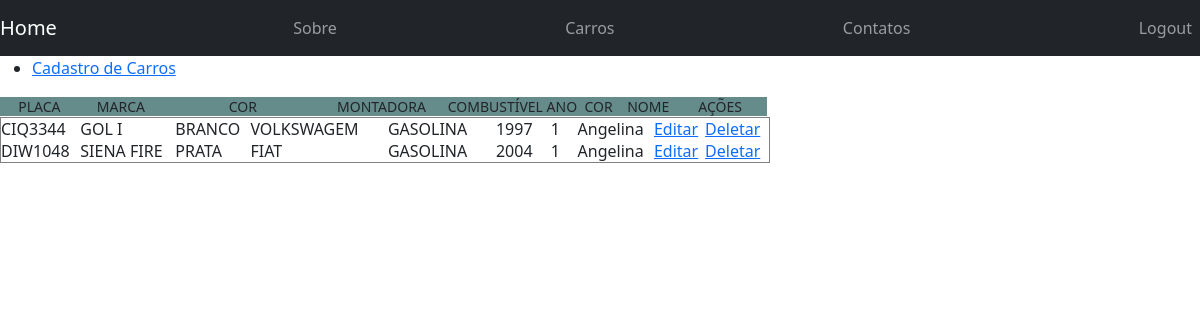
Screenshot of /carros.php with the database file from the repository.
### tables this page shows
CREATE TABLE IF NOT EXISTS `tb_carros` (
  `id_carros` int(11) NOT NULL AUTO_INCREMENT,
  `placa` varchar(20) NOT NULL,
  `cor` varchar(20) NOT NULL,
  `marca` varchar(20) NOT NULL,
  `montadora` varchar(20) NOT NULL,
  `combustivel` varchar(20) NOT NULL,
  `ano` int(4) NOT NULL ,
  `id_contatos` int(11) NOT NULL ,
  CONSTRAINT PK_CARROS_LOCADORA PRIMARY KEY(id_carros, placa ) 

);

CREATE TABLE IF NOT EXISTS `tb_contatos` (
  `id_contato` int(11) NOT NULL AUTO_INCREMENT,
  `nome` varchar(255) NOT NULL,
  `sobrenome` varchar(255) NOT NULL,
  `email` varchar(255) NOT NULL,
  `tel` varchar(255) DEFAULT NULL,
  `cel` varchar(255) DEFAULT NULL,
 
  PRIMARY KEY (`id_contato`)
);

### carros.php (the view, shortened to what this page needs)
<link href="https://cdn.jsdelivr.net/npm/bootstrap@5.0.1/dist/css/bootstrap.min.css" rel="stylesheet">
    <nav class="navbar navbar-expand-sm navbar-dark bg-dark justify-content-between">
		<a class="navbar-brand"  href="home.php">Home</a>
		<ul class="navbar-nav">
			<li class="nav-item">
			<a class="nav-link" href="sobre.php">Sobre </a>
			</li>
		</ul>
		<ul  class="navbar-nav">
			<li class="nav-item">
			<a class="nav-link" href="carros.php">Carros</a>
			</li>
		</ul>
		<ul  class="navbar-nav">
			<li class="nav-item">
			<a class="nav-link" href="contatos.php">Contatos</a>
			</li>
		</ul>
		<ul  class="navbar-nav ">
			<li class="nav-item">
			<a class="nav-link" href="logout.php">Logout</a>
			</li>
		</ul>
	</nav>
<?php
$query_select_carros="SELECT tb_carros.id_carros,tb_carros.placa,tb_carros.cor,tb_carros.marca,tb_carros.montadora,tb_carros.combustivel,tb_carros.ano,tb_carros.id_contatos,tb_contatos.id_contato,tb_contatos.nome FROM tb_carros,tb_contatos where tb_contatos.id_contato=tb_carros.id_contatos";
$sql_select_carros=mysql_query($query_select_carros);
?>
<!DOCTYPE html>
<html>
<head>
</head>
<body>
<ul>
	<li><a href="inserir_carros.php">Cadastro de Carros</a></li>
</ul>
<font style="background-color: #668B8B;font-size: 14px  ">
&nbsp;&nbsp;&nbsp;&nbsp;
PLACA&nbsp;&nbsp;&nbsp;&nbsp;&nbsp;&nbsp;&nbsp;&nbsp;&nbsp;
MARCA &nbsp;&nbsp;&nbsp;&nbsp;
&nbsp;&nbsp;&nbsp;&nbsp;&nbsp;&nbsp;&nbsp;&nbsp;&nbsp;
&nbsp;&nbsp;&nbsp;&nbsp;&nbsp;&nbsp;
COR&nbsp;&nbsp;&nbsp;&nbsp;&nbsp;&nbsp;&nbsp;&nbsp;&nbsp;&nbsp;&nbsp;&nbsp;&nbsp;&nbsp;
&nbsp; &nbsp;&nbsp;&nbsp;&nbsp;
MONTADORA&nbsp;&nbsp;
&nbsp;&nbsp;
COMBUSTÍVEL
ANO&nbsp;
COR&nbsp;&nbsp;&nbsp;
NOME&nbsp;&nbsp;&nbsp;&nbsp;&nbsp;&nbsp;&nbsp;
AÇÕES&nbsp;&nbsp;&nbsp;&nbsp;&nbsp;&nbsp;&nbsp;
</font>
<div class="listarbig">
<table width="770" border="1" cellspacing="0" cellpadding="0">
<?php
if(mysql_num_rows($sql_select_carros) > 0)
{
   while($array_select_carros=mysql_fetch_array($sql_select_carros))
	{
		$id_carros=$array_select_carros["id_carros"];
		$placa=$array_select_carros["placa"];
		$cor=$array_select_carros["cor"];
		$marca=$array_select_carros["marca"];
		$montadora=$array_select_carros["montadora"];
		$combustivel=$array_select_carros["combustivel"];
		$ano=$array_select_carros["ano"];
		$id_contatos=$array_select_carros["id_contatos"];
        $nome=$array_select_carros["nome"];
 echo
 " <tr>
    <td>$placa</td>
    <td>$marca</td>
	<td>$cor</td>
	<td>$montadora</td>
    <td>&nbsp;&nbsp;&nbsp;";
	echo $combustivel."&nbsp;&nbsp;&nbsp;</td>";
    echo "<td>$ano</td>";
    echo "<td>&nbsp;&nbsp;&nbsp".$id_contatos."&nbsp;&nbsp;&nbsp</td>
	<td>$nome</td>
	<td><a href=\"editar_carros.php?id_carros=$id_carros\">Editar</a></td>
	<td><a href=\"deletar_carros.php?id_carros=$id_carros\">Deletar</a></td>
  </tr>
  ";
	}
}
?>
</div>
</body>
</html>

### carros.php (style rules this page uses)
.listarbig { width:788px; height:200px; overflow: auto; }

### rows the page displays
tb_carros: placa "CIQ3344", marca "GOL I", cor "BRANCO", montadora "VOLKSWAGEM", combustivel "GASOLINA", ano "1997", id_contatos "1", id_contatos.nome "Angelina"
tb_carros: placa "DIW1048", marca "SIENA FIRE", cor "PRATA", montadora "FIAT", combustivel "GASOLINA", ano "2004", id_contatos "1", id_contatos.nome "Angelina"
